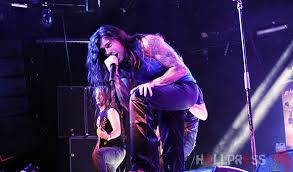
#> input picture Tarea1/Tarea1/processing_operation/ContrastEnhancement/leoJimenez.jpeg, 293 x 172 px
$ python improve_details.py
#> lines starting #> are read from the running program, lines starting #| are printed output that depends on the picture
import cv2

img = cv2.imread('leoJimenez.jpeg')
#> img is the input picture: shape (172, 293, 3); mean B, G, R 84.7, 40, 54.9

img_yuv = cv2.cvtColor(img, cv2.COLOR_BGR2YUV)
#> img_yuv: shape (172, 293, 3); mean of channels 0, 1, 2 49.5, 145.2, 132.7

# equalize the histogram of the Y channel
img_yuv[:,:,0] = cv2.equalizeHist(img_yuv[:,:,0])
#> img_yuv: shape (172, 293, 3); mean of channels 0, 1, 2 129.3, 145.2, 132.7

# convert the YUV image back to RGB format
img_output = cv2.cvtColor(img_yuv, cv2.COLOR_YUV2BGR)
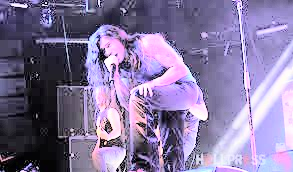
#> img_output: shape (172, 293, 3); mean B, G, R 159.1, 119.7, 133.2

cv2.imshow('Color input image', img)
cv2.waitKey(0)
cv2.imwrite('improveDetailsImg.jpg',img_output)
cv2.imshow('Histogram equalized', img_output)
cv2.waitKey(0)
